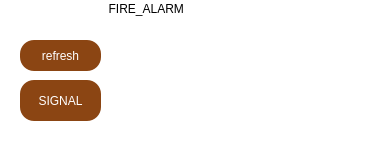
   <widget class="QGroupBox" name="groupBox_3">
    <property name="geometry">
     <rect>
      <x>1020</x>
      <y>610</y>
      <width>381</width>
      <height>141</height>
     </rect>
    </property>
    <property name="styleSheet">
     <string notr="true">background-color: rgb(255, 255, 255);
font: 75 9pt &quot;MS Shell Dlg 2&quot;;
border-style : solid;
border-radius :14px;</string>
    </property>
    <property name="title">
     <string>                                FIRE_ALARM</string>
    </property>
    <widget class="QPushButton" name="offButton">
     <property name="geometry">
      <rect>
       <x>20</x>
       <y>80</y>
       <width>81</width>
       <height>41</height>
      </rect>
     </property>
     <property name="styleSheet">
      <string notr="true">QPushButton
{

	font: 75 10pt &quot;MS Shell Dlg 2&quot;;
	gridline-color: rgb(125,105,77);
	border-color: rgb(125,105,77);
	background-color: rgb(139, 69, 19);
	border-top-color: rgb(125,105,77);
	color: rgb(255, 255, 255);
	border-style : solid;
border-radius :14px;

}

QPushButton:hover
{
	
	
	font: 13pt &quot;Palatino Linotype&quot;;
	
	color: rgb(255, 255, 255);
	background-color: rgb(139, 69, 19);

}
QPushButton:pressed
{
	
	font: 13pt &quot;Palatino Linotype&quot;;
	background-color: rgb(255, 235, 205);


}</string>
     </property>
     <property name="text">
      <string>SIGNAL</string>
     </property>
    </widget>
    <widget class="QPushButton" name="refreshButton">
     <property name="geometry">
      <rect>
       <x>20</x>
       <y>40</y>
       <width>81</width>
       <height>31</height>
      </rect>
     </property>
     <property name="styleSheet">
      <string notr="true">QPushButton
{

	font: 75 10pt &quot;MS Shell Dlg 2&quot;;
	gridline-color: rgb(125,105,77);
	border-color: rgb(125,105,77);
	background-color: rgb(139, 69, 19);
	border-top-color: rgb(125,105,77);
	color: rgb(255, 255, 255);
	border-style : solid;
border-radius :14px;

}

QPushButton:hover
{
	
	
	font: 13pt &quot;Palatino Linotype&quot;;
	
	color: rgb(255, 255, 255);
	background-color: rgb(139, 69, 19);

}
QPushButton:pressed
{
	
	font: 13pt &quot;Palatino Linotype&quot;;
	background-color: rgb(255, 235, 205);


}</string>
     </property>
     <property name="text">
      <string>refresh</string>
     </property>
    </widget>
    <widget class="QLabel" name="fireLabel">
     <property name="geometry">
      <rect>
       <x>190</x>
       <y>60</y>
       <width>191</width>
       <height>61</height>
      </rect>
     </property>
     <property name="text">
      <string/>
     </property>
    </widget>
    <widget class="QLabel" name="label_27">
     <property name="geometry">
      <rect>
       <x>190</x>
       <y>20</y>
       <width>101</width>
       <height>51</height>
      </rect>
     </property>
     <property name="text">
      <string/>
     </property>
    </widget>
    <widget class="QLabel" name="labelmsg">
     <property name="geometry">
      <rect>
       <x>180</x>
       <y>70</y>
       <width>71</width>
       <height>41</height>
      </rect>
     </property>
     <property name="font">
      <font>
       <family>MS Shell Dlg 2</family>
       <pointsize>9</pointsize>
       <weight>9</weight>
       <italic>false</italic>
       <bold>false</bold>
      </font>
     </property>
     <property name="text">
      <string/>
     </property>
    </widget>
   </widget>
